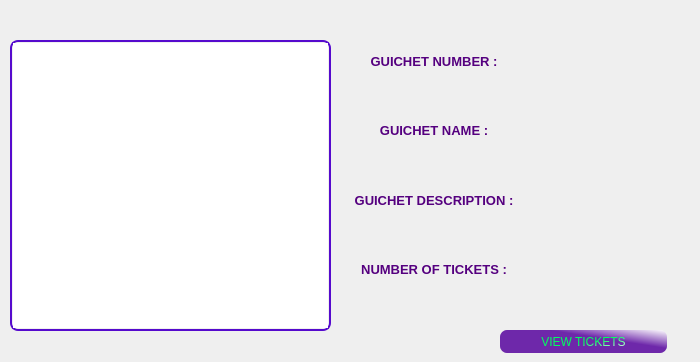
       <widget class="QWidget" name="page_4">
        <widget class="QTableView" name="guichetList_2">
         <property name="geometry">
          <rect>
           <x>10</x>
           <y>40</y>
           <width>321</width>
           <height>291</height>
          </rect>
         </property>
         <property name="styleSheet">
          <string notr="true">QTableView {
	font: 8pt &quot;Times New Roman&quot;;
padding: 1px;
border-style: solid;
border: 2px solid rgb(85,10,205);
border-radius: 8px;
}</string>
         </property>
        </widget>
        <widget class="QWidget" name="gridLayoutWidget">
         <property name="geometry">
          <rect>
           <x>350</x>
           <y>30</y>
           <width>341</width>
           <height>271</height>
          </rect>
         </property>
         <layout class="QGridLayout" name="gridLayout">
          <item row="0" column="1">
           <widget class="QLabel" name="g_id">
            <property name="text">
             <string/>
            </property>
           </widget>
          </item>
          <item row="3" column="0">
           <widget class="QLabel" name="label_17">
            <property name="text">
             <string>&lt;html&gt;&lt;head/&gt;&lt;body&gt;&lt;p align=&quot;center&quot;&gt;&lt;span style=&quot; font-size:10pt; font-weight:600; color:#55007f;&quot;&gt;NUMBER OF TICKETS :&lt;/span&gt;&lt;/p&gt;&lt;/body&gt;&lt;/html&gt;</string>
            </property>
           </widget>
          </item>
          <item row="1" column="1">
           <widget class="QLabel" name="g_nom">
            <property name="text">
             <string/>
            </property>
           </widget>
          </item>
          <item row="3" column="1">
           <widget class="QLabel" name="g_nbr_t">
            <property name="text">
             <string/>
            </property>
           </widget>
          </item>
          <item row="1" column="0">
           <widget class="QLabel" name="label_15">
            <property name="text">
             <string>&lt;html&gt;&lt;head/&gt;&lt;body&gt;&lt;p align=&quot;center&quot;&gt;&lt;span style=&quot; font-size:10pt; font-weight:600; color:#55007f;&quot;&gt;GUICHET NAME :&lt;/span&gt;&lt;/p&gt;&lt;/body&gt;&lt;/html&gt;</string>
            </property>
           </widget>
          </item>
          <item row="2" column="0">
           <widget class="QLabel" name="label_16">
            <property name="text">
             <string>&lt;html&gt;&lt;head/&gt;&lt;body&gt;&lt;p align=&quot;center&quot;&gt;&lt;span style=&quot; font-size:10pt; font-weight:600; color:#55007f;&quot;&gt;GUICHET DESCRIPTION :&lt;/span&gt;&lt;/p&gt;&lt;/body&gt;&lt;/html&gt;</string>
            </property>
           </widget>
          </item>
          <item row="0" column="0">
           <widget class="QLabel" name="label_18">
            <property name="text">
             <string>&lt;html&gt;&lt;head/&gt;&lt;body&gt;&lt;p align=&quot;center&quot;&gt;&lt;span style=&quot; font-size:10pt; font-weight:600; color:#55007f;&quot;&gt;GUICHET NUMBER :&lt;/span&gt;&lt;/p&gt;&lt;/body&gt;&lt;/html&gt;</string>
            </property>
           </widget>
          </item>
          <item row="2" column="1">
           <widget class="QLabel" name="g_description">
            <property name="text">
             <string/>
            </property>
           </widget>
          </item>
         </layout>
        </widget>
        <widget class="QPushButton" name="pushButton_2">
         <property name="geometry">
          <rect>
           <x>500</x>
           <y>330</y>
           <width>167</width>
           <height>23</height>
          </rect>
         </property>
         <property name="styleSheet">
          <string notr="true">QPushButton

 {
      border-style: groove;
      border-radius: 7;
      padding: 3px;

     color: qlineargradient(spread:pad, x1:0.439, y1:0.5, x2:1, y2:1, stop:0.134783 rgba(0, 255, 94, 255), stop:1 rgba(255, 255, 255, 255));

  background-color: qlineargradient(spread:pad, x1:0.565, y1:0.386364, x2:1, y2:0, stop:0.0869565 rgba(110, 40, 170, 255), stop:1 rgba(255, 255, 255, 255));
   
  font: 75 8pt &quot;Arial Narrow&quot;;
  }


QPushButton:focus

 {

  
    background-color: qlineargradient(spread:pad, x1:0, y1:0, x2:1, y2:1, stop:0.491304 rgba(255, 0, 0, 255), stop:1 rgba(255, 255, 255, 255));
 }

QPushButton:hover

 {
    background-color: qlineargradient(spread:pad, x1:0, y1:0, x2:1, y2:1, stop:0.491304 rgba(255, 0, 0, 255), stop:1 rgba(255, 255, 255, 255));

 }</string>
         </property>
         <property name="text">
          <string>VIEW TICKETS</string>
         </property>
        </widget>
       </widget>
